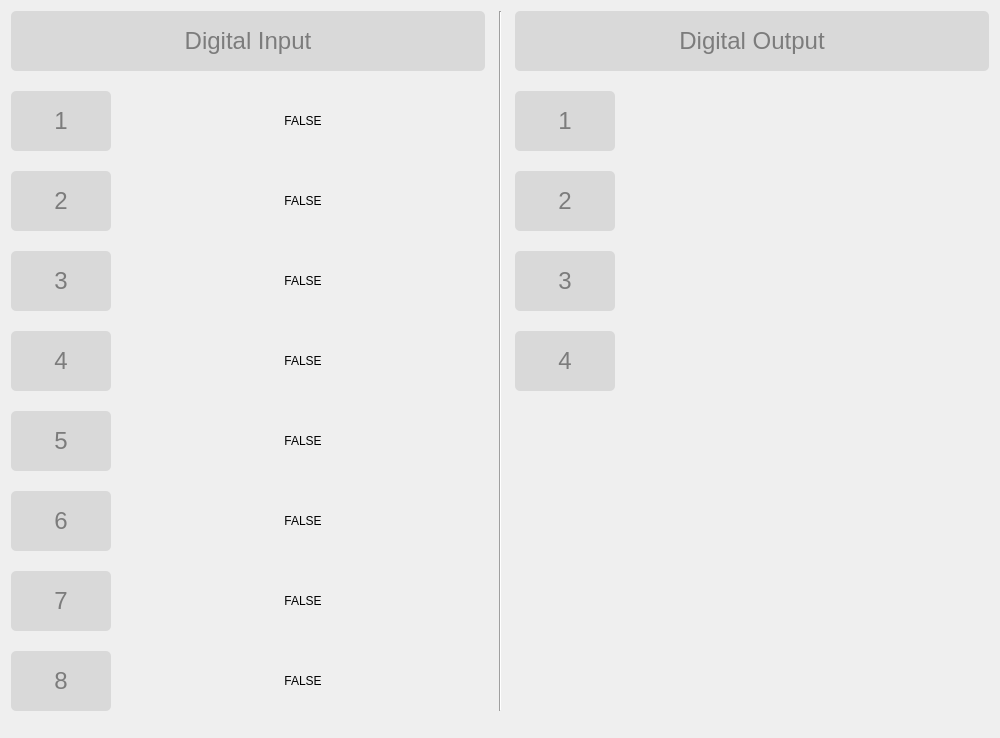
<?xml version="1.0" encoding="UTF-8"?>
<ui version="4.0">
 <class>Form</class>
 <widget class="QWidget" name="Form">
  <property name="geometry">
   <rect>
    <x>0</x>
    <y>0</y>
    <width>1000</width>
    <height>738</height>
   </rect>
  </property>
  <property name="windowTitle">
   <string>Form</string>
  </property>
  <layout class="QGridLayout" name="gridLayout">
   <property name="horizontalSpacing">
    <number>10</number>
   </property>
   <property name="verticalSpacing">
    <number>20</number>
   </property>
   <item row="9" column="0" colspan="5">
    <spacer name="verticalSpacer">
     <property name="orientation">
      <enum>Qt::Vertical</enum>
     </property>
     <property name="sizeHint" stdset="0">
      <size>
       <width>20</width>
       <height>40</height>
      </size>
     </property>
    </spacer>
   </item>
   <item row="0" column="0" colspan="2">
    <widget class="QLabel" name="tool_label_2">
     <property name="minimumSize">
      <size>
       <width>0</width>
       <height>60</height>
      </size>
     </property>
     <property name="maximumSize">
      <size>
       <width>16777215</width>
       <height>16777215</height>
      </size>
     </property>
     <property name="styleSheet">
      <string notr="true">background-color:#d9d9d9;
border-radius: 5px;
font-size: 18pt; 
font-weight:40; 
color: #7c7c7c;</string>
     </property>
     <property name="text">
      <string>Digital Input</string>
     </property>
     <property name="textFormat">
      <enum>Qt::AutoText</enum>
     </property>
     <property name="alignment">
      <set>Qt::AlignCenter</set>
     </property>
    </widget>
   </item>
   <item row="3" column="4">
    <layout class="QHBoxLayout" name="output3_layout"/>
   </item>
   <item row="4" column="4">
    <layout class="QHBoxLayout" name="output4_layout"/>
   </item>
   <item row="1" column="0">
    <widget class="QLabel" name="label_8">
     <property name="minimumSize">
      <size>
       <width>100</width>
       <height>0</height>
      </size>
     </property>
     <property name="maximumSize">
      <size>
       <width>100</width>
       <height>16777215</height>
      </size>
     </property>
     <property name="styleSheet">
      <string notr="true">background-color:#d9d9d9;
border-radius: 5px;
font-size: 18pt; 
font-weight:40; 
color: #7c7c7c;</string>
     </property>
     <property name="text">
      <string>1</string>
     </property>
     <property name="alignment">
      <set>Qt::AlignCenter</set>
     </property>
     <property name="margin">
      <number>5</number>
     </property>
    </widget>
   </item>
   <item row="6" column="0">
    <widget class="QLabel" name="label_15">
     <property name="minimumSize">
      <size>
       <width>100</width>
       <height>0</height>
      </size>
     </property>
     <property name="maximumSize">
      <size>
       <width>100</width>
       <height>16777215</height>
      </size>
     </property>
     <property name="styleSheet">
      <string notr="true">background-color:#d9d9d9;
border-radius: 5px;
font-size: 18pt; 
font-weight:40; 
color: #7c7c7c;</string>
     </property>
     <property name="text">
      <string>6</string>
     </property>
     <property name="alignment">
      <set>Qt::AlignCenter</set>
     </property>
     <property name="margin">
      <number>5</number>
     </property>
    </widget>
   </item>
   <item row="5" column="0">
    <widget class="QLabel" name="label_14">
     <property name="minimumSize">
      <size>
       <width>100</width>
       <height>0</height>
      </size>
     </property>
     <property name="maximumSize">
      <size>
       <width>100</width>
       <height>16777215</height>
      </size>
     </property>
     <property name="styleSheet">
      <string notr="true">background-color:#d9d9d9;
border-radius: 5px;
font-size: 18pt; 
font-weight:40; 
color: #7c7c7c;</string>
     </property>
     <property name="text">
      <string>5</string>
     </property>
     <property name="alignment">
      <set>Qt::AlignCenter</set>
     </property>
     <property name="margin">
      <number>5</number>
     </property>
    </widget>
   </item>
   <item row="2" column="4">
    <layout class="QHBoxLayout" name="output2_layout"/>
   </item>
   <item row="4" column="3">
    <widget class="QLabel" name="label_19">
     <property name="minimumSize">
      <size>
       <width>100</width>
       <height>0</height>
      </size>
     </property>
     <property name="maximumSize">
      <size>
       <width>100</width>
       <height>16777215</height>
      </size>
     </property>
     <property name="styleSheet">
      <string notr="true">background-color:#d9d9d9;
border-radius: 5px;
font-size: 18pt; 
font-weight:40; 
color: #7c7c7c;</string>
     </property>
     <property name="text">
      <string>4</string>
     </property>
     <property name="alignment">
      <set>Qt::AlignCenter</set>
     </property>
     <property name="margin">
      <number>5</number>
     </property>
    </widget>
   </item>
   <item row="3" column="1">
    <widget class="QLabel" name="digital_input3">
     <property name="minimumSize">
      <size>
       <width>150</width>
       <height>60</height>
      </size>
     </property>
     <property name="maximumSize">
      <size>
       <width>16777215</width>
       <height>100</height>
      </size>
     </property>
     <property name="styleSheet">
      <string notr="true"/>
     </property>
     <property name="text">
      <string>FALSE</string>
     </property>
     <property name="alignment">
      <set>Qt::AlignCenter</set>
     </property>
    </widget>
   </item>
   <item row="3" column="0">
    <widget class="QLabel" name="label_12">
     <property name="minimumSize">
      <size>
       <width>100</width>
       <height>0</height>
      </size>
     </property>
     <property name="maximumSize">
      <size>
       <width>100</width>
       <height>16777215</height>
      </size>
     </property>
     <property name="styleSheet">
      <string notr="true">background-color:#d9d9d9;
border-radius: 5px;
font-size: 18pt; 
font-weight:40; 
color: #7c7c7c;</string>
     </property>
     <property name="text">
      <string>3</string>
     </property>
     <property name="alignment">
      <set>Qt::AlignCenter</set>
     </property>
     <property name="margin">
      <number>5</number>
     </property>
    </widget>
   </item>
   <item row="6" column="1">
    <widget class="QLabel" name="digital_input6">
     <property name="minimumSize">
      <size>
       <width>150</width>
       <height>60</height>
      </size>
     </property>
     <property name="maximumSize">
      <size>
       <width>16777215</width>
       <height>100</height>
      </size>
     </property>
     <property name="styleSheet">
      <string notr="true"/>
     </property>
     <property name="text">
      <string>FALSE</string>
     </property>
     <property name="alignment">
      <set>Qt::AlignCenter</set>
     </property>
    </widget>
   </item>
   <item row="7" column="1">
    <widget class="QLabel" name="digital_input7">
     <property name="minimumSize">
      <size>
       <width>150</width>
       <height>60</height>
      </size>
     </property>
     <property name="maximumSize">
      <size>
       <width>16777215</width>
       <height>100</height>
      </size>
     </property>
     <property name="styleSheet">
      <string notr="true"/>
     </property>
     <property name="text">
      <string>FALSE</string>
     </property>
     <property name="alignment">
      <set>Qt::AlignCenter</set>
     </property>
    </widget>
   </item>
   <item row="7" column="0">
    <widget class="QLabel" name="label_16">
     <property name="minimumSize">
      <size>
       <width>100</width>
       <height>0</height>
      </size>
     </property>
     <property name="maximumSize">
      <size>
       <width>100</width>
       <height>16777215</height>
      </size>
     </property>
     <property name="styleSheet">
      <string notr="true">background-color:#d9d9d9;
border-radius: 5px;
font-size: 18pt; 
font-weight:40; 
color: #7c7c7c;</string>
     </property>
     <property name="text">
      <string>7</string>
     </property>
     <property name="alignment">
      <set>Qt::AlignCenter</set>
     </property>
     <property name="margin">
      <number>5</number>
     </property>
    </widget>
   </item>
   <item row="8" column="1">
    <widget class="QLabel" name="digital_input8">
     <property name="minimumSize">
      <size>
       <width>150</width>
       <height>60</height>
      </size>
     </property>
     <property name="maximumSize">
      <size>
       <width>16777215</width>
       <height>100</height>
      </size>
     </property>
     <property name="styleSheet">
      <string notr="true"/>
     </property>
     <property name="text">
      <string>FALSE</string>
     </property>
     <property name="alignment">
      <set>Qt::AlignCenter</set>
     </property>
    </widget>
   </item>
   <item row="2" column="0">
    <widget class="QLabel" name="label_11">
     <property name="minimumSize">
      <size>
       <width>100</width>
       <height>0</height>
      </size>
     </property>
     <property name="maximumSize">
      <size>
       <width>100</width>
       <height>16777215</height>
      </size>
     </property>
     <property name="styleSheet">
      <string notr="true">background-color:#d9d9d9;
border-radius: 5px;
font-size: 18pt; 
font-weight:40; 
color: #7c7c7c;</string>
     </property>
     <property name="text">
      <string>2</string>
     </property>
     <property name="alignment">
      <set>Qt::AlignCenter</set>
     </property>
     <property name="margin">
      <number>5</number>
     </property>
    </widget>
   </item>
   <item row="3" column="3">
    <widget class="QLabel" name="label_20">
     <property name="minimumSize">
      <size>
       <width>100</width>
       <height>0</height>
      </size>
     </property>
     <property name="maximumSize">
      <size>
       <width>100</width>
       <height>16777215</height>
      </size>
     </property>
     <property name="styleSheet">
      <string notr="true">background-color:#d9d9d9;
border-radius: 5px;
font-size: 18pt; 
font-weight:40; 
color: #7c7c7c;</string>
     </property>
     <property name="text">
      <string>3</string>
     </property>
     <property name="alignment">
      <set>Qt::AlignCenter</set>
     </property>
     <property name="margin">
      <number>5</number>
     </property>
    </widget>
   </item>
   <item row="2" column="3">
    <widget class="QLabel" name="label_10">
     <property name="minimumSize">
      <size>
       <width>100</width>
       <height>0</height>
      </size>
     </property>
     <property name="maximumSize">
      <size>
       <width>100</width>
       <height>16777215</height>
      </size>
     </property>
     <property name="styleSheet">
      <string notr="true">background-color:#d9d9d9;
border-radius: 5px;
font-size: 18pt; 
font-weight:40; 
color: #7c7c7c;</string>
     </property>
     <property name="text">
      <string>2</string>
     </property>
     <property name="alignment">
      <set>Qt::AlignCenter</set>
     </property>
     <property name="margin">
      <number>5</number>
     </property>
    </widget>
   </item>
   <item row="8" column="0">
    <widget class="QLabel" name="label_17">
     <property name="minimumSize">
      <size>
       <width>100</width>
       <height>0</height>
      </size>
     </property>
     <property name="maximumSize">
      <size>
       <width>100</width>
       <height>16777215</height>
      </size>
     </property>
     <property name="styleSheet">
      <string notr="true">background-color:#d9d9d9;
border-radius: 5px;
font-size: 18pt; 
font-weight:40; 
color: #7c7c7c;</string>
     </property>
     <property name="text">
      <string>8</string>
     </property>
     <property name="alignment">
      <set>Qt::AlignCenter</set>
     </property>
     <property name="margin">
      <number>5</number>
     </property>
    </widget>
   </item>
   <item row="1" column="1">
    <widget class="QLabel" name="digital_input1">
     <property name="sizePolicy">
      <sizepolicy hsizetype="Preferred" vsizetype="Preferred">
       <horstretch>0</horstretch>
       <verstretch>0</verstretch>
      </sizepolicy>
     </property>
     <property name="minimumSize">
      <size>
       <width>150</width>
       <height>60</height>
      </size>
     </property>
     <property name="maximumSize">
      <size>
       <width>16777215</width>
       <height>100</height>
      </size>
     </property>
     <property name="styleSheet">
      <string notr="true"/>
     </property>
     <property name="text">
      <string>FALSE</string>
     </property>
     <property name="alignment">
      <set>Qt::AlignCenter</set>
     </property>
    </widget>
   </item>
   <item row="4" column="1">
    <widget class="QLabel" name="digital_input4">
     <property name="minimumSize">
      <size>
       <width>150</width>
       <height>60</height>
      </size>
     </property>
     <property name="maximumSize">
      <size>
       <width>16777215</width>
       <height>100</height>
      </size>
     </property>
     <property name="styleSheet">
      <string notr="true"/>
     </property>
     <property name="text">
      <string>FALSE</string>
     </property>
     <property name="alignment">
      <set>Qt::AlignCenter</set>
     </property>
    </widget>
   </item>
   <item row="0" column="3" colspan="2">
    <widget class="QLabel" name="tool_label_3">
     <property name="minimumSize">
      <size>
       <width>0</width>
       <height>60</height>
      </size>
     </property>
     <property name="maximumSize">
      <size>
       <width>16777215</width>
       <height>16777215</height>
      </size>
     </property>
     <property name="styleSheet">
      <string notr="true">background-color:#d9d9d9;
border-radius: 5px;
font-size: 18pt; 
font-weight:40; 
color: #7c7c7c;</string>
     </property>
     <property name="text">
      <string>Digital Output</string>
     </property>
     <property name="textFormat">
      <enum>Qt::AutoText</enum>
     </property>
     <property name="alignment">
      <set>Qt::AlignCenter</set>
     </property>
    </widget>
   </item>
   <item row="1" column="3">
    <widget class="QLabel" name="label_9">
     <property name="minimumSize">
      <size>
       <width>100</width>
       <height>0</height>
      </size>
     </property>
     <property name="maximumSize">
      <size>
       <width>100</width>
       <height>16777215</height>
      </size>
     </property>
     <property name="styleSheet">
      <string notr="true">background-color:#d9d9d9;
border-radius: 5px;
font-size: 18pt; 
font-weight:40; 
color: #7c7c7c;</string>
     </property>
     <property name="text">
      <string>1</string>
     </property>
     <property name="alignment">
      <set>Qt::AlignCenter</set>
     </property>
     <property name="margin">
      <number>5</number>
     </property>
    </widget>
   </item>
   <item row="5" column="1">
    <widget class="QLabel" name="digital_input5">
     <property name="minimumSize">
      <size>
       <width>150</width>
       <height>60</height>
      </size>
     </property>
     <property name="maximumSize">
      <size>
       <width>16777215</width>
       <height>100</height>
      </size>
     </property>
     <property name="styleSheet">
      <string notr="true"/>
     </property>
     <property name="text">
      <string>FALSE</string>
     </property>
     <property name="alignment">
      <set>Qt::AlignCenter</set>
     </property>
    </widget>
   </item>
   <item row="1" column="4">
    <layout class="QHBoxLayout" name="output1_layout"/>
   </item>
   <item row="4" column="0">
    <widget class="QLabel" name="label_13">
     <property name="minimumSize">
      <size>
       <width>100</width>
       <height>0</height>
      </size>
     </property>
     <property name="maximumSize">
      <size>
       <width>100</width>
       <height>16777215</height>
      </size>
     </property>
     <property name="styleSheet">
      <string notr="true">background-color:#d9d9d9;
border-radius: 5px;
font-size: 18pt; 
font-weight:40; 
color: #7c7c7c;</string>
     </property>
     <property name="text">
      <string>4</string>
     </property>
     <property name="alignment">
      <set>Qt::AlignCenter</set>
     </property>
     <property name="margin">
      <number>5</number>
     </property>
    </widget>
   </item>
   <item row="2" column="1">
    <widget class="QLabel" name="digital_input2">
     <property name="minimumSize">
      <size>
       <width>150</width>
       <height>60</height>
      </size>
     </property>
     <property name="maximumSize">
      <size>
       <width>16777215</width>
       <height>100</height>
      </size>
     </property>
     <property name="styleSheet">
      <string notr="true"/>
     </property>
     <property name="text">
      <string>FALSE</string>
     </property>
     <property name="alignment">
      <set>Qt::AlignCenter</set>
     </property>
    </widget>
   </item>
   <item row="0" column="2" rowspan="9">
    <widget class="Line" name="line">
     <property name="minimumSize">
      <size>
       <width>10</width>
       <height>0</height>
      </size>
     </property>
     <property name="orientation">
      <enum>Qt::Vertical</enum>
     </property>
    </widget>
   </item>
  </layout>
 </widget>
 <resources/>
 <connections/>
</ui>
